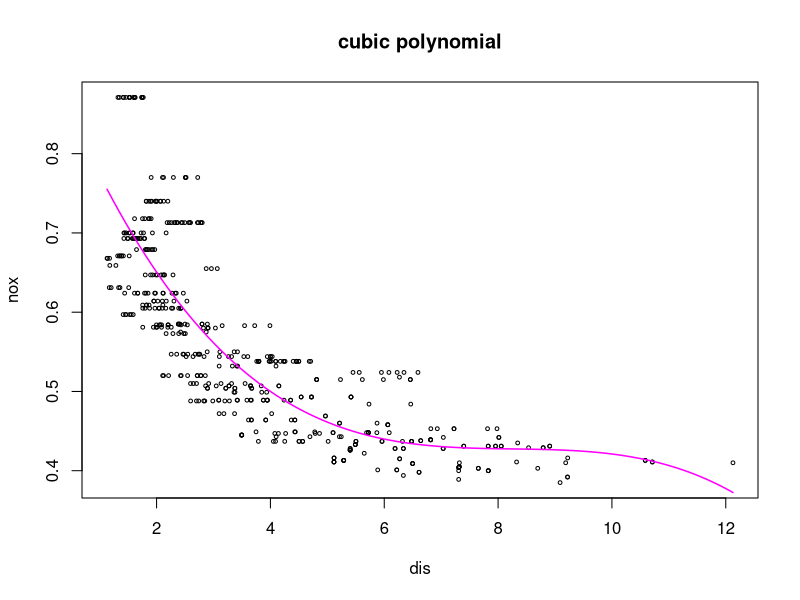
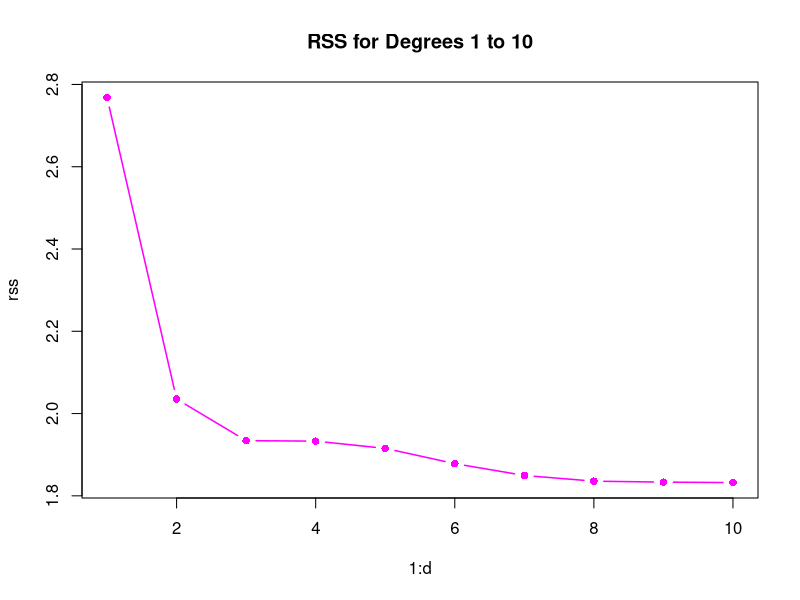
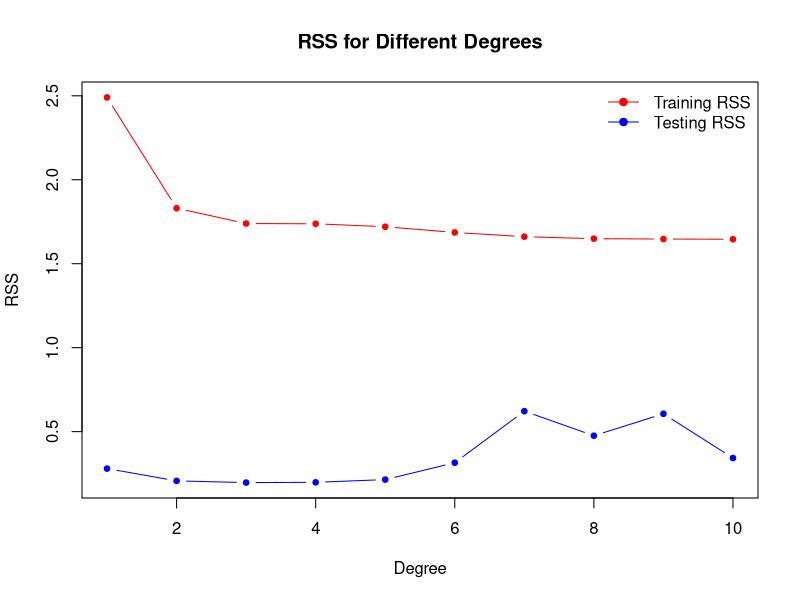
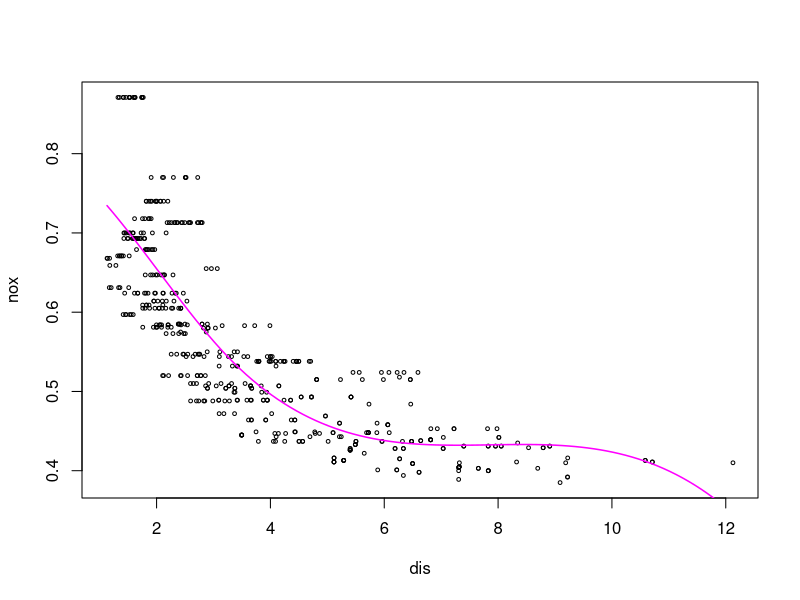
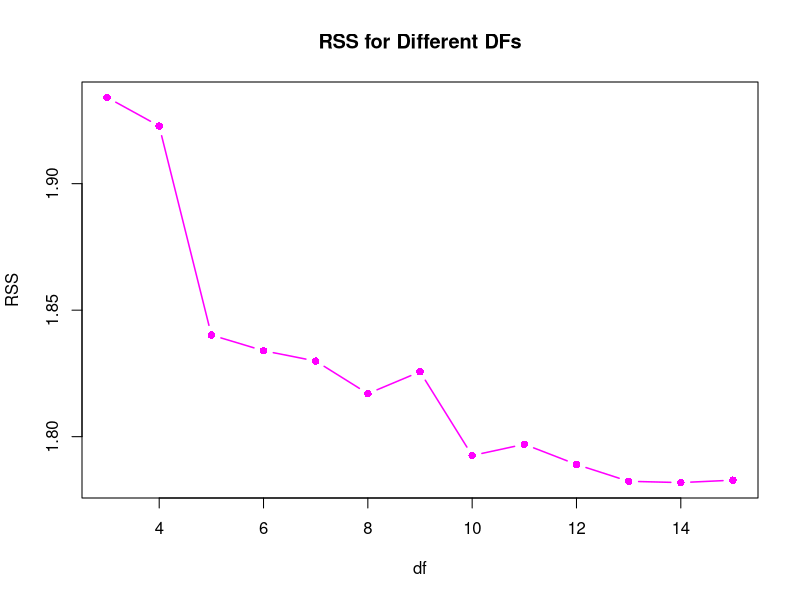
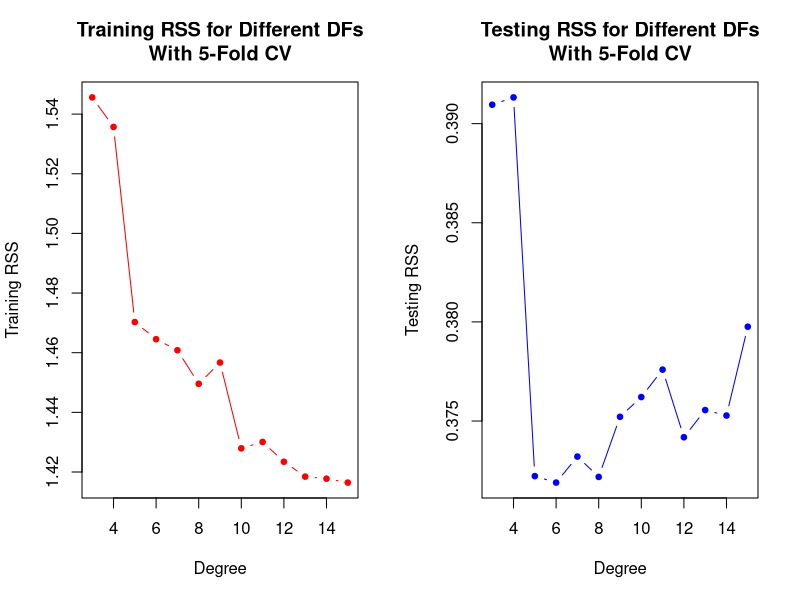

These figures' R source, in order:
# 5.3 POLYNOMIALS - REGRESSION, SELECT DEGREE, SPLINE
# activity using Boston dataset

library(MASS) # just for Boston dataset
library(splines) # for bs()
data("Boston")
attach(Boston)

par(mfrow = c(1,1))

# 1. cubic polynomial fit; orthogonal (raw=FALSE)

pfit <- lm(nox ~ poly(dis, 3))
summary(pfit)

x <- seq(min(dis), max(dis), length.out = 100)
y <- predict(pfit, newdata = list(dis=x))

plot(dis, nox, cex=0.5, main="cubic polynomial")
lines(x, y, lwd=1.5, col="magenta")

# 2. fit different degrees and plot RSS

d <- 10 # highest degree to try
rss <- vector(length = d)

for (i in 1:d) {
  pfit <- lm(nox ~ poly(dis, i))
  rss[i] <- sum(pfit$residuals**2)
}

plot(x=1:d, y=rss, type="b", lwd=1.5, col="magenta", pch=16, main="RSS for Degrees 1 to 10")

# 3. use k-fold cross validation to select degree

folds <- 10
n <- nrow(Boston)
dmax <- 10 # highest degree to try

# first assign each case to a fold
# choose from 1 to folds, n times
# this method isn't the best because it can result in some folds being
# bigger than others
set.seed(1)
folds.assigned <- sample(x=1:folds, size=n, replace=TRUE)

# to store error for each degree
rss.train.deg <- vector(length=dmax)
rss.test.deg <- vector(length=dmax)

for (d in 1:dmax) {
  
  # to store error for each fold
  rss.train.folds <- vector(length=folds)
  rss.test.folds <- vector(length=folds)
  
  for (k in 1:folds) {
    
    # create train and test sets
    # folds.assigned != k returns a vector of TRUE/FALSE; use as a mask
    train.set <- Boston[folds.assigned != k, ] 
    test.set <- Boston[folds.assigned == k, ]
    
    # fit using train set
    fit <- lm(nox ~ poly(dis, d), data=train.set)
    
    # training error
    yhat.train <- predict(fit, newdata=train.set)
    rss.train.folds[k] <- sum((train.set$nox - yhat.train)^2)
    
    # testing error
    yhat.test <- predict(fit, newdata=test.set)
    rss.test.folds[k] <- sum((test.set$nox - yhat.test)^2)
  }
  
  # once the folds are done, compute overall error for the current degree
  
  rss.train.deg[d] <- mean(rss.train.folds)
  rss.test.deg[d] <- mean(rss.test.folds)
}

# now plot training and testing errors for all the degrees
matplot(x=1:dmax, y=cbind(rss.train.deg, rss.test.deg),
        type="b", pch=19, lty=1, cex=0.75, col=c("red", "blue"),
        main="RSS for Different Degrees", xlab="Degree", ylab="RSS")
legend("topright", legend=c("Training RSS", "Testing RSS"),
       lty=1, col=c("red", "blue"), pch=19, bty="n")

# results:
# choose degree 3; has lowest test RSS
which.min(rss.test.deg) 

# 4. use bs() to fit spline with df=4

bs.fit <- lm(nox ~ bs(dis, df=4))

x <- seq(min(dis), max(dis), length.out=100)
y <- predict(bs.fit, newdata=list(dis=x))

plot(dis, nox, cex=0.5)
lines(x, y, col="magenta", lwd=1.5)

# 5A. use bs() to fit splines using different dfs (and hence different ks)

df_min <- 3 # lowest df allowed by bs()
df_max <- 15 # try up to df=15

# to store rss for each df
rss.df <- rep(0, df_max) # locations 1 and 2 won't be used

for (i in df_min:df_max) {
  
  m <- lm(nox ~ bs(dis, df=i))
  rss.df[i] <- sum(m$residuals**2)
}

plot(x=df_min:df_max, y=rss.df[df_min:df_max],
     type="b", col="magenta", pch=16, lwd=1.5,
     main="RSS for Different DFs", xlab="df", ylab="RSS")

# 5B. use bs() with k-fold cross validation to choose a df

folds <- 5
n <- nrow(Boston)

# first assign each case to a fold
# choose from 1 to folds, n times
# this method isn't the best because it can result in some folds being
# bigger than others
set.seed(1)
folds.assigned <- sample(x=1:folds, size=n, replace=TRUE)

df_min <- 3 # lowest df allowed by bs()
df_max <- 15 # try up to df=15

# to store rss for each df
# locations 1 and 2 won't be used
rss.train.df <- rep(0, df_max)
rss.test.df <- rep(0, df_max)

for (df in df_min:df_max) {
  
  # to store error for each fold
  rss.train.folds <- vector(length=folds)
  rss.test.folds <- vector(length=folds)
  
  for (k in 1:folds) {
    
    # create train and test sets
    # folds.assigned != k returns a vector of TRUE/FALSE; use as a mask
    train.set <- Boston[folds.assigned != k, ] 
    test.set <- Boston[folds.assigned == k, ]
    
    # fit using train set
    fit <- lm(nox ~ bs(dis, df=df), data=train.set)
    
    # training error
    yhat.train <- predict(fit, newdata=train.set)
    rss.train.folds[k] <- sum((train.set$nox - yhat.train)^2)
    
    # testing error
    yhat.test <- predict(fit, newdata=test.set)
    rss.test.folds[k] <- sum((test.set$nox - yhat.test)^2)
  }
  
  # once the folds are done, compute overall error for the current df
  
  rss.train.df[df] <- mean(rss.train.folds)
  rss.test.df[df] <- mean(rss.test.folds)
}

# now plot training and testing errors for all the dfs

par(mfrow = c(1,2))

plot(x=df_min:df_max, y=rss.train.df[df_min:df_max],
     type="b", pch=19, lty=1, cex=0.75, col=c("red"),
     main="Training RSS for Different DFs\nWith 5-Fold CV",
     xlab="Degree", ylab="Training RSS")

plot(x=df_min:df_max, y=rss.test.df[df_min:df_max],
     type="b", pch=19, lty=1, cex=0.75, col=c("blue"),
     main="Testing RSS for Different DFs\nWith 5-Fold CV",
     xlab="Degree", ylab="Testing RSS")

# results:
# lowest test RSS is at index 4, which corresponds to df=6 (3 4 5 6)
# therefore choose df = 6
which.min(rss.test.df[df_min:df_max])
